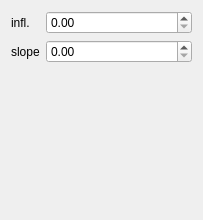
           <widget class="QWidget" name="page_15">
            <property name="geometry">
             <rect>
              <x>0</x>
              <y>0</y>
              <width>203</width>
              <height>220</height>
             </rect>
            </property>
            <property name="sizePolicy">
             <sizepolicy hsizetype="MinimumExpanding" vsizetype="MinimumExpanding">
              <horstretch>0</horstretch>
              <verstretch>0</verstretch>
             </sizepolicy>
            </property>
            <attribute name="label">
             <string>Sigmoid</string>
            </attribute>
            <layout class="QFormLayout" name="formLayout_8">
             <item row="0" column="0">
              <widget class="QLabel" name="label_41">
               <property name="toolTip">
                <string/>
               </property>
               <property name="text">
                <string>infl.</string>
               </property>
               <property name="textFormat">
                <enum>Qt::PlainText</enum>
               </property>
               <property name="scaledContents">
                <bool>false</bool>
               </property>
               <property name="wordWrap">
                <bool>false</bool>
               </property>
              </widget>
             </item>
             <item row="0" column="1">
              <widget class="QDoubleSpinBox" name="sbx_sigmoid_inflection"/>
             </item>
             <item row="1" column="0">
              <widget class="QLabel" name="label_42">
               <property name="text">
                <string>slope</string>
               </property>
              </widget>
             </item>
             <item row="1" column="1">
              <widget class="QDoubleSpinBox" name="sbx_sigmoid_slope"/>
             </item>
            </layout>
           </widget>
